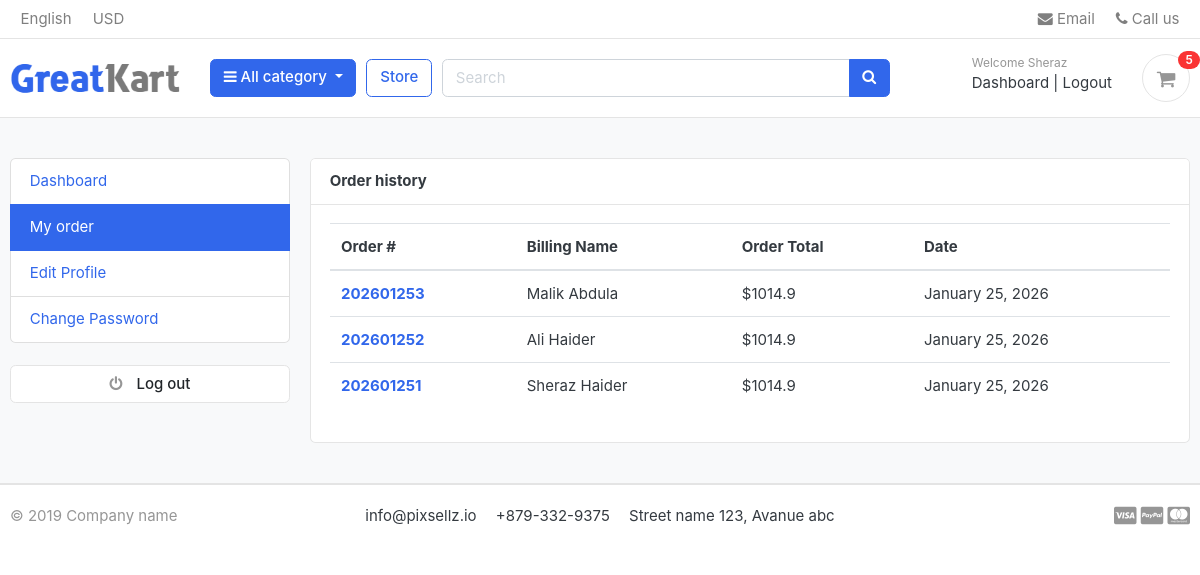
The page /accounts/my_orders/ (signed in) on the database its author committed.
### accounts/models.py (models this page shows, shortened)
class Account(AbstractBaseUser):
    first_name      = models.CharField(max_length=50)
    last_name       = models.CharField(max_length=50)
    username        = models.CharField(max_length=50, unique=True)
    email           = models.EmailField(max_length=100, unique=True)
    phone_number    = models.CharField(max_length=50)
    date_joined     = models.DateTimeField(auto_now_add=True)
    last_login      = models.DateTimeField(auto_now=True)
    is_admin        = models.BooleanField(default=False)
    is_staff        = models.BooleanField(default=False)
    is_active       = models.BooleanField(default=True)
    is_superadmin   = models.BooleanField(default=False)
    USERNAME_FIELD = 'email'
    REQUIRED_FIELDS = ['username', 'first_name', 'last_name']
    objects = AccountManager()

### orders/models.py (models this page shows, shortened)
class Order(models.Model):
    STATUS = (
        ('New', 'New'),
        ('Accepted', 'Accepted'),
        ('Completed', 'Completed'),
        ('Cancelled', 'Cancelled'),
    )
    user = models.ForeignKey(Account, on_delete=models.SET_NULL, null=True)
    payment = models.ForeignKey(Payment, on_delete=models.SET_NULL, blank=True, null=True)
    order_number = models.CharField(max_length=20)
    first_name = models.CharField(max_length=50)
    last_name = models.CharField(max_length=50)
    phone = models.CharField(max_length=15)
    email = models.EmailField(max_length=50)
    address_line_1 = models.CharField(max_length=100)
    address_line_2 = models.CharField(max_length=100, blank=True)
    country = models.CharField(max_length=50)
    state = models.CharField(max_length=50)
    city = models.CharField(max_length=50)
    order_note = models.TextField(max_length=200, blank=True)
    order_total = models.FloatField()
    tax = models.FloatField()
    status = models.CharField(max_length=10, choices=STATUS, default='New')
    ip = models.CharField(blank=True, max_length=20)
    is_ordered = models.BooleanField(default=False)
    created_at = models.DateTimeField(auto_now_add=True)
    updated_at = models.DateTimeField(auto_now=True)

### accounts/views.py (the view)
# urls.py: path('my_orders/', views.my_orders, name='my_orders'),
@login_required(login_url='login')
def my_orders(request):
    orders = Order.objects.filter(user=request.user, is_ordered=True).order_by('-created_at')
    context = {
        'orders': orders,
    }
    return render(request, 'accounts/my_orders.html', context)

### carts/context_processers.py (called while the page is built)
def counter(request):
    cart_count = 0
    if 'admin' in request.path:
        return {}
    else:
        try:
            cart = Cart.objects.filter(cart_id = _cart_id(request))
            if request.user.is_authenticated:
                cart_items = CartItem.objects.all().filter(user=request.user)
            else:
                cart_items = CartItem.objects.all().filter(cart=cart[:1])
            for cart_item in cart_items:
                cart_count += cart_item.quantity
        except Cart.DoesNotExist:
            cart_count = 0
    return dict(cart_count=cart_count)

### carts/views.py (called while the page is built)
def _cart_id(request):
    cart = request.session.session_key
    if not cart:
        request.session.create()
        cart = request.session.session_key
    return cart

### category/context_processers.py (called while the page is built)
def menu_links(request):
    links = Category.objects.all()
    return dict(links= links)

### category/models.py (called while the page is built)
    def get_url(self):
        return reverse('products_by_category',args=[self.slug])

### templates/accounts/my_orders.html (shortened to what this page needs)
{% extends "base.html" %}
{% block content %}
<section class="section-conten padding-y bg">
<div class="container">
	<div class="row">
	{% include "includes/dashboard_sidebar.html" %}
	<main class="col-md-9">
		<article class="card">
		<header class="card-header">
			<strong class="d-inline-block mr-3">Order history</strong>
		</header>
		<div class="card-body">
			<div class="row">
			<div class="col-md-12">
				<table class="table table-hover">
    <thead>
        <tr>
            <th scope="col">Order #</th>
            <th scope="col">Billing Name </th>
            <th scope="col">Order Total</th>
            <th scope="col">Date</th>
        </tr>
    </thead>
    <tbody>
        {% for order in orders %}
        <tr>
            <th scope="row"><a href="{% url 'order_detail' order.order_number %}">{{ order.order_number }}</th>
            <td>{{ order.first_name }} {{ order.last_name }}</td>
            <td>${{ order.order_total }}</td>
            <td>{{ order.created_at|date:"F j, Y" }}</td>
        </tr>
        {% empty %}
        <tr>
            <td colspan="4">You have no orders.</td>
        </tr>
        {% endfor %}
                </table>
			</div>
			</div>
		</div>
		</article>
	</main>
</div>
</div>
</section>
{% endblock content %}

### templates/includes/navbar.html (shortened to what this page needs)
{% load static %}
<header class="section-header">
<nav class="navbar p-md-0 navbar-expand-sm navbar-light border-bottom">
<div class="container">
  <div class="collapse navbar-collapse" id="navbarTop4">
    <ul class="navbar-nav mr-auto">
    	<li class="nav-item dropdown">
		 	<a href="#" class="nav-link">   English </a>
		</li>
		<li class="nav-item dropdown">
			<a href="#" class="nav-link"> USD </a>
		</li>
    </ul>
    <ul class="navbar-nav">
		<li><a href="#" class="nav-link"> <i class="fa fa-envelope"></i> Email </a></li>
		<li><a href="#" class="nav-link"> <i class="fa fa-phone"></i> Call us </a></li>
	</ul>
  </div>
</div>
</nav>
<section class="header-main border-bottom">
	<div class="container">
<div class="row align-items-center">
	<div class="col-lg-2 col-md-3 col-6">
		<a href="{% url 'home' %}" class="brand-wrap">
			<img class="logo" src="{% static "./images/logo.png" %}">
		</a>
	</div>
	<div class="col-lg col-sm col-md col-6 flex-grow-0">
		<div class="category-wrap dropdown d-inline-block float-right">
			<button type="button" class="btn btn-primary dropdown-toggle" data-toggle="dropdown">
				<i class="fa fa-bars"></i> All category
			</button>
		</div>
	</div>
	<a href="{% url 'store' %}" class="btn btn-outline-primary">Store</a>
	<div class="col-lg  col-md-6 col-sm-12 col">
		<form action="{% url "search" %}" class="search" method="GET">
			<div class="input-group w-100">
			    <input type="text" class="form-control" style="width:60%;" placeholder="Search" name="keyword">
			    <div class="input-group-append">
			      <button class="btn btn-primary" type="submit">
			        <i class="fa fa-search"></i>
			      </button>
			    </div>
		    </div>
		</form>
	</div>
	<div class="col-lg-3 col-sm-6 col-8 order-2 order-lg-3">
				<div class="d-flex justify-content-end mb-3 mb-lg-0">
					{% if user.id is None %}
					<div class="widget-header">
						<small class="title text-muted">Welcome guest!</small>
						<div>
							<a href="{% url "login" %}">Sign in</a> <span class="dark-transp"> | </span>
							<a href="{% url "register" %}"> Register</a>
						</div>
					{% else %}
					<div class="widget-header">
						<small class="title text-muted">Welcome {{ user.first_name }}</small>
						<div>
							<a href="{% url "dashboard" %}">Dashboard</a> <span class="dark-transp"> | </span>
							<a href="{% url "logout" %}"> Logout</a>
						</div>
					{% endif %}
					</div>
					<a href="{% url "cart" %}" class="widget-header pl-3 ml-3">
						<div class="icon icon-sm rounded-circle border"><i class="fa fa-shopping-cart"></i></div>
						<span class="badge badge-pill badge-danger notify">{{cart_count}}</span>
					</a>
				</div>
			</div>
</div>
	</div>
</section>
</header>

### static/css/ui.css (style rules this page uses)
html { font-family: "Inter", sans-serif; font-size: 15px; }
.icon-xs, .icon-sm, .icon-md, .icon-lg { display: inline-block; text-align: center; flex-shrink: 0; flex-grow: 0; }
.icon-sm { width: 48px; height: 48px; line-height: 48px !important; font-size: 20px; }
.padding-y { padding-top: 40px; padding-bottom: 40px; }
article:after, .form-group:after { display: block; clear: both; content: ""; }
.bg { background-color: #f8f9fa; }
.header-main { position: relative; padding-top: 1rem; padding-bottom: 1rem; }
.brand-wrap .logo, .navbar-brand .logo { margin-right: 7px; max-height: 42px; display: inline-block; }
.widget-header { display: inline-block; vertical-align: middle; position: relative; }
.widget-header a { color: #343a40; }
.widget-header i { color: #969696; }
.widget-header .title { display: block; }
.widget-header .notify { position: absolute; top: -3px; right: -10px; }
.notify { position: absolute; top: -4px; right: -10px; display: inline-block; padding: 0.25em 0.6em; font-size: 12px; line-height: 1; text-align: center; border-radius: 3rem; color: #fff; background-color: #fa3434; }

### rows shown on the page
Account: first_name "Sheraz"
Order: order_number "202601253", first_name "Malik", last_name "Abdula", order_total "1014.9", created_at "January 25, 2026"
Order: order_number "202601252", first_name "Ali", last_name "Haider", order_total "1014.9", created_at "January 25, 2026"
Order: order_number "202601251", first_name "Sheraz", last_name "Haider", order_total "1014.9", created_at "January 25, 2026"

### other values the page prints
{{ cart_count }} "5"
